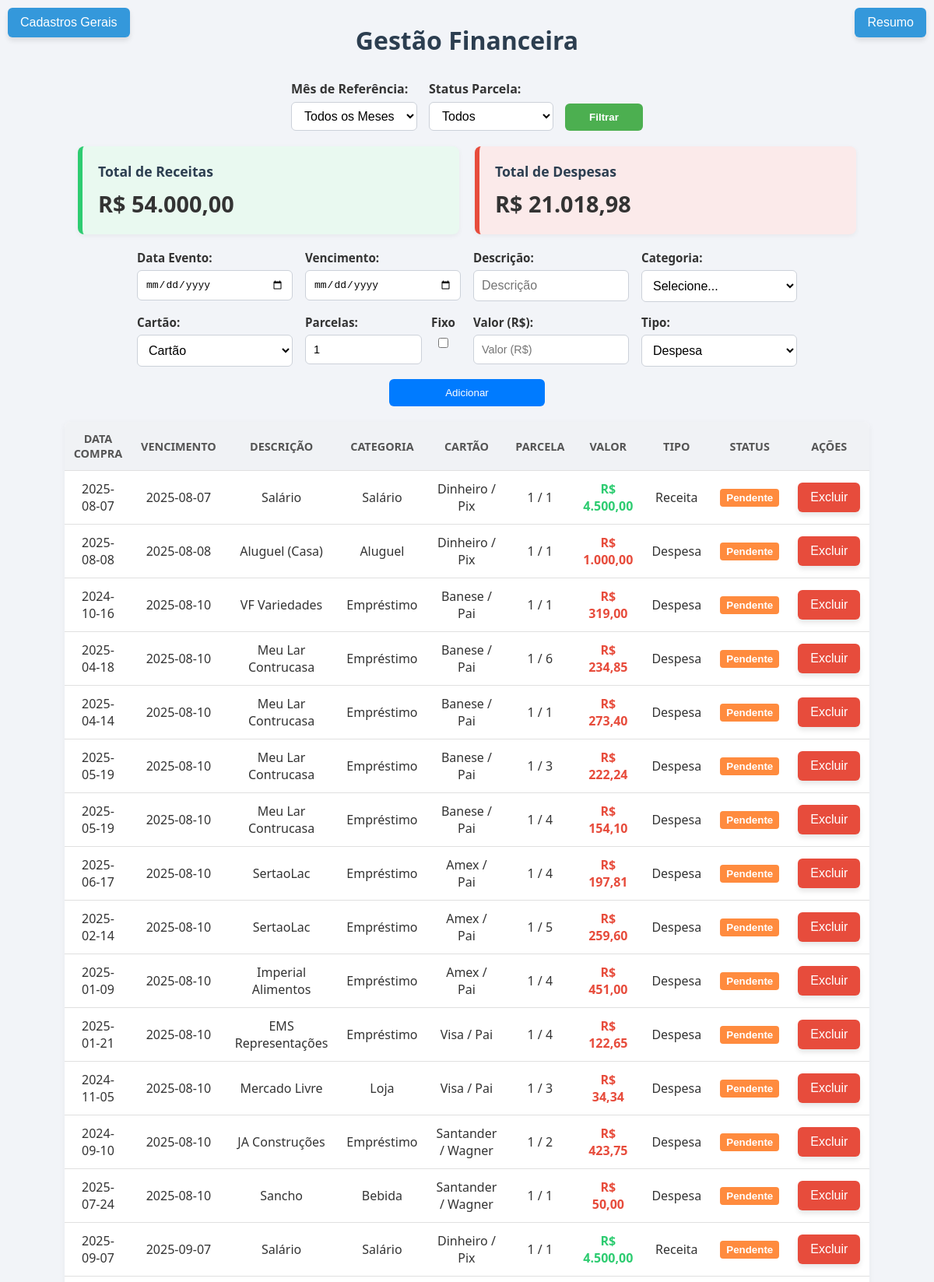
The page /index (signed in, upper part) on the database its author committed.
### tables this page shows
CREATE TABLE movimentacoes (
        id INTEGER PRIMARY KEY AUTOINCREMENT,
        data TEXT NOT NULL,
        descricao TEXT,
        categoria TEXT,
        cartao TEXT,
        valor REAL,
        tipo TEXT
    , parcelas INTEGER DEFAULT 1, parcela_numero INTEGER DEFAULT 1, paga INTEGER DEFAULT 0, data_pagamento TEXT, usuario_id INTEGER REFERENCES usuarios(id));

CREATE TABLE cartoes (
        id INTEGER PRIMARY KEY AUTOINCREMENT,
        nome TEXT NOT NULL,
        bandeira TEXT
    );

### app.py (the view, shortened to what this page needs)
@app.route('/index', methods=['GET', 'POST'])
def index():
    if 'usuario' not in session:
        return redirect(url_for('login'))
    filtro_mes = request.args.get('mes')
    filtro_pago = request.args.get('pago')
    conn = get_db_connection()
    cursor = conn.cursor()
    cursor.execute("SELECT id FROM usuarios WHERE username = ?", (session['usuario'],))
    usuario_id = cursor.fetchone()['id']
    query = "SELECT * FROM movimentacoes WHERE usuario_id = ?"
    params = [usuario_id]
    if filtro_mes:
        query += " AND strftime('%Y-%m', data_pagamento) = ?"
        params.append(filtro_mes)
    if filtro_pago == 'sim':
        query += " AND paga = 1"
    elif filtro_pago == 'nao':
        query += " AND paga = 0"
    query += " ORDER BY data_pagamento"
    cursor.execute(query, params)
    movimentacoes = cursor.fetchall()
    cursor.execute('SELECT id, nome, descricao FROM categorias ORDER BY descricao')
    categorias = cursor.fetchall()
    cursor.execute('SELECT id, nome, bandeira FROM cartoes ORDER BY bandeira')
    cartoes = cursor.fetchall()
    cartoes_dict = {c['id']: {'nome': c['nome'], 'bandeira': c['bandeira']} for c in cartoes}
    movimentacoes_formatadas = []
    for m in movimentacoes:
        try:
            cartao_id = int(m['cartao']) if m['cartao'] is not None else None
            cartao_info = cartoes_dict.get(cartao_id)
        except (ValueError, KeyError, TypeError):
            cartao_info = None
        movimentacoes_formatadas.append({
            'id': m['id'],
            'data': m['data'],
            'data_pagamento': m['data_pagamento'],
            'descricao': m['descricao'],
            'categoria': m['categoria'],
            'cartao': cartao_info,
            'valor': m['valor'],
            'tipo': m['tipo'],
            'parcelas': m['parcelas'] if 'parcelas' in m.keys() else 1,
            'parcela_numero': m['parcela_numero'] if 'parcela_numero' in m.keys() else 1,
            'paga': bool(m['paga']) if 'paga' in m.keys() else False
        })
    total = sum(m['valor'] if m['tipo'] == 'receita' else -m['valor'] for m in movimentacoes_formatadas)
    total_receitas = sum(m['valor'] for m in movimentacoes_formatadas if m['tipo'] == 'receita')
    total_despesas = sum(m['valor'] for m in movimentacoes_formatadas if m['tipo'] == 'despesa')
    meses = []
    dados_por_mes = defaultdict(lambda: {'receitas': 0, 'despesas': 0})
    for m in movimentacoes_formatadas:
        data = datetime.strptime(m['data'], '%Y-%m-%d')
        mes_nome = data.strftime('%b')
        if mes_nome not in meses:
            meses.append(mes_nome)
        if m['tipo'] == 'receita':
            dados_por_mes[mes_nome]['receitas'] += m['valor']
        else:
            dados_por_mes[mes_nome]['despesas'] += m['valor']
    receitas = [dados_por_mes[mes]['receitas'] for mes in meses]
    despesas = [dados_por_mes[mes]['despesas'] for mes in meses]
    filtro_ano = datetime.now().year
    conn.close()
    return render_template(
        'index.html',
        movimentacoes=movimentacoes_formatadas,
        categorias=categorias,
        cartoes=cartoes,
        total=total,
        total_receitas=total_receitas,
        total_despesas=total_despesas,
        meses=meses,
        receitas=receitas,
        despesas=despesas,
        filtro_mes=filtro_mes,
        filtro_pago=filtro_pago,
        filtro_ano=filtro_ano,
        usuario=session['usuario']
    )

### app.py (called while the page is built)
def get_db_connection():
    conn = sqlite3.connect('database.db')
    conn.row_factory = sqlite3.Row
    return conn

@app.template_filter('format_currency')
def format_currency(valor):
    return f"R$ {valor:,.2f}".replace(',', 'X').replace('.', ',').replace('X', '.')

### templates/index.html (shortened to what this page needs)
<!DOCTYPE html>
<html lang="pt-br">
<head>
    <link rel="stylesheet" href="{{ url_for('static', filename='style.css') }}">
</head>
<body>
    <h1>Gestão Financeira</h1>
    <div class="top-buttons">
        <a href="{{ url_for('cadastros') }}">
            <button class="btn-cadastros">Cadastros Gerais</button>
        </a>
        <a href="{{ url_for('resumo') }}">
            <button class="btn-resumo">Resumo</button>
        </a>
    </div>
    <form method="get" class="filtros-container">
        <div>
            <label for="mes">Mês de Referência:</label>
            <select name="mes" id="mes">
                <option value="" {% if not filtro_mes %}selected{% endif %}>Todos os Meses</option>
            </select>
        </div>
        <div>
            <label for="pago">Status Parcela:</label>
            <select name="pago" id="pago">
                <option value="" {% if not filtro_pago %}selected{% endif %}>Todos</option>
            </select>
        </div>
        <div>
            <button type="submit">Filtrar</button>
        </div>
    </form>
    <div class="caixas-totais">
        <div class="caixa receita">
            <h3>Total de Receitas</h3>
            <p>{{ total_receitas | format_currency }}</p>
        </div>
        <div class="caixa despesa">
            <h3>Total de Despesas</h3>
            <p>{{ total_despesas | format_currency }}</p>
        </div>
    </div>
    <form method="post" class="formulario">
        <div>
            <label for="data">Data Evento:</label>
            <input type="date" name="data" id="data">
        </div>
        <div>
            <label for="data_pagamento">Vencimento:</label>
            <input type="date" name="data_pagamento" id="data_pagamento"required>
        </div>
        <div>
            <label for="descricao">Descrição:</label>
            <input type="text" name="descricao" id="descricao" placeholder="Descrição" required>
        </div>
        <div>
            <label for="categoria">Categoria:</label>
            <select name="categoria" required>
                <option value="">Selecione...</option>
            </select>
        </div>
        <div>
            <label for="cartao">Cartão:</label>
            <select name="cartao" id="cartao" required>
                <option value="" disabled selected>Cartão</option>
            </select>
        </div>
        <div style="display: flex; align-items: flex-start; gap: 1.5rem;">
        <div style="display: flex; flex-direction: column;">
            <label for="parcelas">Parcelas:</label>
            <input type="number" name="parcelas" id="parcelas" min="1" placeholder="Parcelas" value="1" required>
        </div>
        <div style="display: flex; align-items: center; margin-top: -88px; gap: 0.25rem;">
            <label for="fixa" style="margin: 8; margin-right: -155px;">Fixo</label>
            <input type="checkbox" id="fixa" name="fixa" value="1" style="margin-right: -155px;;">
        </div>
        </div>
        <div>
            <label for="valor">Valor (R$):</label>
            <input type="number" name="valor" id="valor" step="0.01" placeholder="Valor (R$)" required>
        </div>
        <div>
            <label for="tipo">Tipo:</label>
            <select name="tipo" id="tipo" required>
                <option value="despesa">Despesa</option>
            </select>
        </div>
        <div>
            <button type="submit" class="btn-incluir">Adicionar</button>
        </div>
    </form>
    <table>
        <thead>
            <tr>
                <th>Data Compra</th>
                <th>Vencimento</th>
                <th>Descrição</th>
                <th>Categoria</th>
                <th>Cartão</th>
                <th>Parcela</th>
                <th>Valor</th>
                <th>Tipo</th>
                <th>Status</th>
                <th>Ações</th>
            </tr>
        </thead>
        <tbody>
            {% for m in movimentacoes %}
                <tr>
                    <td>{{ m.data }}</td>
                    <td>{{ m.data_pagamento }}</td>
                    <td>{{ m.descricao }}</td>
                    <td>{{ m.categoria }}</td>
                    <td>
                        {% if m.cartao %}
                            {{ m.cartao['bandeira'] }} / {{ m.cartao['nome'] }}
                        {% else %}
                            <em>Não vinculado</em>
                        {% endif %}
                    </td>
                    <td>{{ m.parcela_numero }} / {{ m.parcelas }}</td>
                    <td class="{{ 'positivo' if m.tipo == 'receita' else 'negativo' }}">
                        {{ m.valor | format_currency }}
                    </td>
                    <td>{{ m.tipo.capitalize() }}</td>
                    <td>
                        <form method="post" action="{{ url_for('index') }}" style="display:inline;">
                            <button type="submit" class="btn-status {{ 'paga' if m.paga else 'pendente' }}">
                                {{ 'Pago' if m.paga else 'Pendente' }}
                            </button>
                        </form>
                    </td>
                    <td>
                        <form method="post" style="display:inline;">
                            <button type="submit" name="excluir_movimentacao" class="btn-excluir">Excluir</button>
                        </form>
                    </td>
                </tr>
            {% endfor %}
        </tbody>
    </table>
</body>
</html>

### static/style.css (style rules this page uses)
.btn-cadastros { position: fixed; top: 10px; left: 10px; padding: 10px 16px; background-color: #3498db; color: white; border: none; border-radius: 6px; cursor: pointer; font-size: 1em; box-shadow: 0 4px 6px rgba(0, 0, 0, 0.1); transition: background-color 0.3s ease; }
.btn-resumo { position: fixed; top: 10px; right: 10px; padding: 10px 16px; background-color: #3498db; color: white; border: none; border-radius: 6px; cursor: pointer; font-size: 1em; box-shadow: 0 4px 6px rgba(0, 0, 0, 0.1); transition: background-color 0.3s ease; }
.pendente { background-color: #ff8b3e; color: white; }
.caixas-totais { display: flex; justify-content: center; gap: 20px; margin: 20px auto; flex-wrap: wrap; max-width: 1000px; }
.caixa { flex: 1 1 300px; padding: 20px; border-radius: 8px; box-shadow: 0 2px 6px rgba(0, 0, 0, 0.05); background-color: #fff; border-left: 6px solid #ccc; transition: transform 0.2s ease; }
.caixa.receita { border-left-color: #2ecc71; background-color: #e9f9f0; }
.caixa.despesa { border-left-color: #e74c3c; background-color: #fbeaea; }
.caixa h3 { margin-bottom: 10px; font-size: 1.1em; color: #2c3e50; }
.caixa p { font-size: 1.8em; font-weight: bold; color: #333; margin: 0; word-break: break-word; }
.filtros-container { display: flex; gap: 15px; justify-content: center; align-items: flex-end; margin: 20px auto; max-width: 1000px; flex-wrap: wrap; }
.filtros-container > div { display: flex; flex-direction: column; align-items: flex-start; }
.filtros-container label { font-weight: 600; margin-bottom: 6px; color: #333; font-size: 1em; }
.filtros-container input[type="month"], .filtros-container select { padding: 8px 12px; font-size: 1em; border: 1px solid #ccd1d9; border-radius: 6px; background-color: #fff; transition: border-color 0.2s ease; min-width: 160px; box-sizing: border-box; }
.filtros-container button { padding: 10px 16px; background-color: #4CAF50; color: white; font-weight: 600; border: none; border-radius: 6px; cursor: pointer; transition: background-color 0.3s ease; min-width: 100px; box-sizing: border-box; margin-top: 26px; }
.formulario { display: flex; flex-wrap: wrap; gap: 16px; justify-content: center; max-width: 1000px; margin: 20px auto; }
.formulario div { display: flex; flex-direction: column; width: 200px; }
.formulario label { font-weight: 600; margin-bottom: 6px; color: #333; font-size: 0.95em; }
.formulario input, .formulario select { padding: 10px; font-size: 1em; border: 1px solid #ccd1d9; border-radius: 6px; background-color: #fff; transition: border-color 0.2s ease; }
.btn-incluir { background-color: #007bff; color: white; border: none; padding: 10px 16px; border-radius: 6px; cursor: pointer; transition: background-color 0.2s ease; }
table { width: 100%; max-width: 1000px; margin: 0 auto; border-collapse: collapse; background-color: #fff; border-radius: 8px; box-shadow: 0 2px 8px rgba(0,0,0,0.05); overflow: hidden; }
th { background-color: #f0f2f5; color: #555; padding: 12px; text-transform: uppercase; font-size: 0.9em; }
td { padding: 12px; text-align: center; border-top: 1px solid #e0e0e0; }
.positivo { color: #2ecc71; font-weight: bold; }
.negativo { color: #e74c3c; font-weight: bold; }
.btn-status { padding: 4px 8px; cursor: pointer; border: none; border-radius: 4px; font-weight: bold; }
.btn-excluir { background-color: #e74c3c; color: white; border: none; padding: 10px 16px; border-radius: 6px; cursor: pointer; font-size: 1em; box-shadow: 0 4px 6px rgba(0, 0, 0, 0.1); transition: background-color 0.3s ease; }
input[name="valor"] { width: 100%; font-size: 0.9em; box-sizing: border-box; }
input[name="parcelas"] { width: 75%; font-size: 0.9em; box-sizing: border-box; }
* { box-sizing: border-box; margin: 0; padding: 0; }
body { font-family: 'Segoe UI', Tahoma, Geneva, Verdana, sans-serif; background-color: #f2f4f8; padding: 30px; color: #333; }
h1 { text-align: center; margin-bottom: 30px; color: #2c3e50; }

### rows shown on the page
movimentacoes: data "2025-08-07", data_pagamento "2025-08-07", descricao "Salário", categoria "Salário", cartao.bandeira "Dinheiro", cartao.nome "Pix", parcela_numero "1", parcelas "1", valor "R$ 4.500,00", tipo "Receita", paga "Pendente"
movimentacoes: data "2025-08-08", data_pagamento "2025-08-08", descricao "Aluguel (Casa)", categoria "Aluguel", cartao.bandeira "Dinheiro", cartao.nome "Pix", parcela_numero "1", parcelas "1", valor "R$ 1.000,00", tipo "Despesa", paga "Pendente"
movimentacoes: data "2024-10-16", data_pagamento "2025-08-10", descricao "VF Variedades", categoria "Empréstimo", cartao.bandeira "Banese", cartao.nome "Pai", parcela_numero "1", parcelas "1", valor "R$ 319,00", tipo "Despesa", paga "Pendente"
movimentacoes: data "2025-04-18", data_pagamento "2025-08-10", descricao "Meu Lar Contrucasa", categoria "Empréstimo", cartao.bandeira "Banese", cartao.nome "Pai", parcela_numero "1", parcelas "6", valor "R$ 234,85", tipo "Despesa", paga "Pendente"
movimentacoes: data "2025-04-14", data_pagamento "2025-08-10", descricao "Meu Lar Contrucasa", categoria "Empréstimo", cartao.bandeira "Banese", cartao.nome "Pai", parcela_numero "1", parcelas "1", valor "R$ 273,40", tipo "Despesa", paga "Pendente"
movimentacoes: data "2025-05-19", data_pagamento "2025-08-10", descricao "Meu Lar Contrucasa", categoria "Empréstimo", cartao.bandeira "Banese", cartao.nome "Pai", parcela_numero "1", parcelas "3", valor "R$ 222,24", tipo "Despesa", paga "Pendente"
movimentacoes: data "2025-05-19", data_pagamento "2025-08-10", descricao "Meu Lar Contrucasa", categoria "Empréstimo", cartao.bandeira "Banese", cartao.nome "Pai", parcela_numero "1", parcelas "4", valor "R$ 154,10", tipo "Despesa", paga "Pendente"
movimentacoes: data "2025-06-17", data_pagamento "2025-08-10", descricao "SertaoLac", categoria "Empréstimo", cartao.bandeira "Amex", cartao.nome "Pai", parcela_numero "1", parcelas "4", valor "R$ 197,81", tipo "Despesa", paga "Pendente"
movimentacoes: data "2025-02-14", data_pagamento "2025-08-10", descricao "SertaoLac", categoria "Empréstimo", cartao.bandeira "Amex", cartao.nome "Pai", parcela_numero "1", parcelas "5", valor "R$ 259,60", tipo "Despesa", paga "Pendente"
movimentacoes: data "2025-01-09", data_pagamento "2025-08-10", descricao "Imperial Alimentos", categoria "Empréstimo", cartao.bandeira "Amex", cartao.nome "Pai", parcela_numero "1", parcelas "4", valor "R$ 451,00", tipo "Despesa", paga "Pendente"
movimentacoes: data "2025-01-21", data_pagamento "2025-08-10", descricao "EMS Representações", categoria "Empréstimo", cartao.bandeira "Visa", cartao.nome "Pai", parcela_numero "1", parcelas "4", valor "R$ 122,65", tipo "Despesa", paga "Pendente"
movimentacoes: data "2024-11-05", data_pagamento "2025-08-10", descricao "Mercado Livre", categoria "Loja", cartao.bandeira "Visa", cartao.nome "Pai", parcela_numero "1", parcelas "3", valor "R$ 34,34", tipo "Despesa", paga "Pendente"
movimentacoes: data "2024-09-10", data_pagamento "2025-08-10", descricao "JA Construções", categoria "Empréstimo", cartao.bandeira "Santander", cartao.nome "Wagner", parcela_numero "1", parcelas "2", valor "R$ 423,75", tipo "Despesa", paga "Pendente"
movimentacoes: data "2025-07-24", data_pagamento "2025-08-10", descricao "Sancho", categoria "Bebida", cartao.bandeira "Santander", cartao.nome "Wagner", parcela_numero "1", parcelas "1", valor "R$ 50,00", tipo "Despesa", paga "Pendente"
movimentacoes: data "2025-09-07", data_pagamento "2025-09-07", descricao "Salário", categoria "Salário", cartao.bandeira "Dinheiro", cartao.nome "Pix", parcela_numero "1", parcelas "1", valor "R$ 4.500,00", tipo "Receita", paga "Pendente"

### other values the page prints
{{ total_receitas | format_currency }} "R$ 54.000,00"
{{ total_despesas | format_currency }} "R$ 21.018,98"
